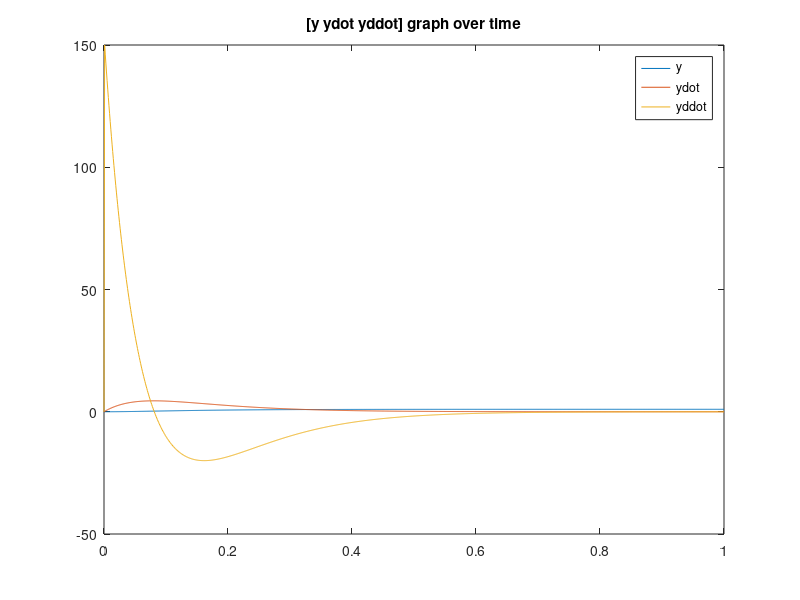
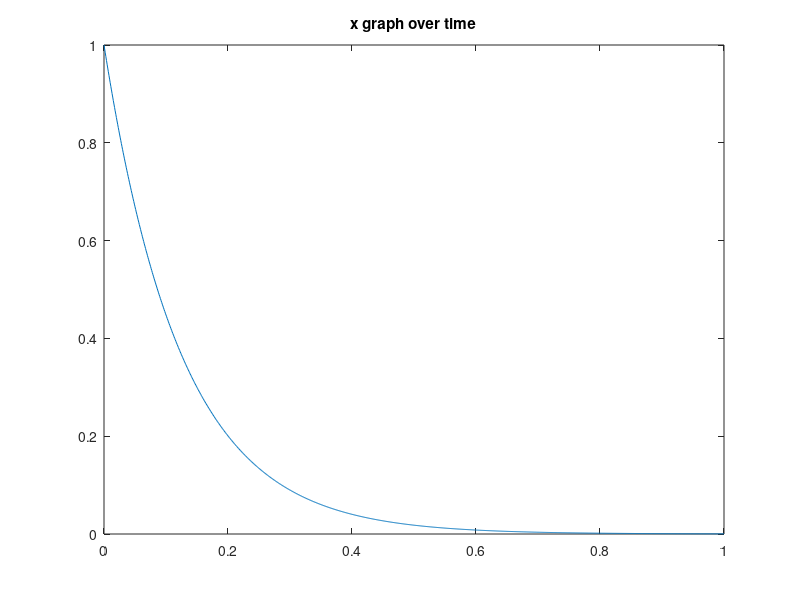
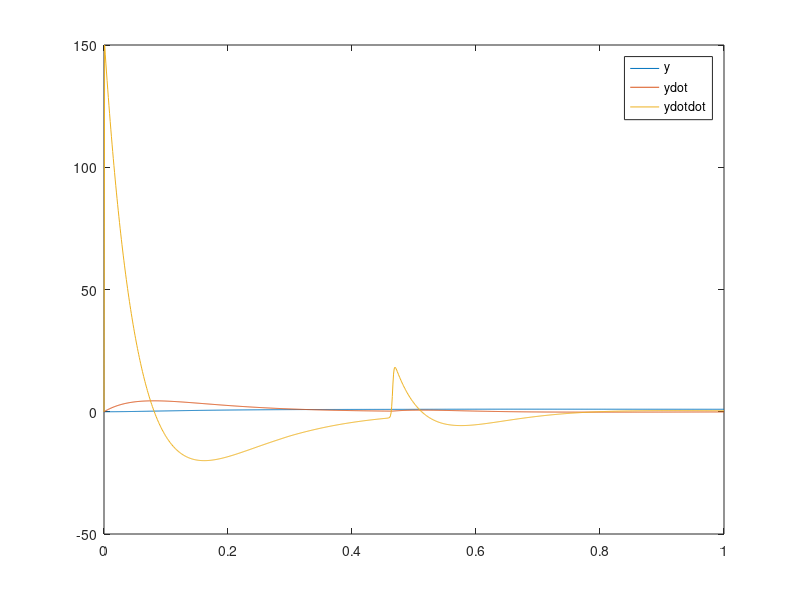

Write MATLAB code to recreate these figures, in order. (Note: this script raises an error after producing the figures.)
%% part c

alphaz=25;
betaz=6;
alphax=8;
y0=0;
x0=1;
z0=0;
N=10;
g=1;
c =[1.0000 0.6294 0.3962 0.2494 0.1569 0.0988 0.0622 0.0391 0.0246 0.0155];
sigma2=[41.6667 16.3934 6.5359 2.5840 1.0235 0.4054 0.1606 0.0636 0.0252 0.0252]/1000;


t=0:0.001:1;
y=zeros(size(t));
z=zeros(size(t));
ydotdot=zeros(size(t));
x=ones(size(t));




%% part c
w = [0 0 0 0 0 0 0 0 0 0];
gama_over_t=[];
for i=1:1000 % starting from t = 0.001
    % Nonlinear function
    ten=1:10;
    gama = exp(-1./(2*sigma2(ten)).*(x(i)-c(ten)));
    gama_over_t=[gama_over_t;gama];
    f=sum(gama.*w)/sum(gama)*x(i)*(g-y0);
    
    
    % Transformation System
    cur_t = t(i+1);
    zdot= alphaz*(betaz*(g-y(i))-z(i))+f;
    ydot=z(i);
    
    % Canonical System
    xdot=-alphax*x(i);
    
    %update
    x(i+1)=x(i)+xdot*0.001;
    y(i+1)=y(i)+ydot*0.001;
    z(i+1)=z(i)+zdot*0.001;
    ydotdot(i+1)=zdot;
end

fig1=figure;
for i=1:10
    plot(0:0.001:0.999,gama_over_t(:,i));
    hold on;
end
title('PSI graph over time')
print(fig1, 'c2','-dpng');

fig2=figure;
plot(t,y);hold on;
plot(t,z);hold on;
plot(t,ydotdot);hold on;
hold off
legend('y','ydot','yddot');
title('[y ydot yddot] graph over time')
print(fig2, 'c1','-dpng');

fig3=figure;
plot(t,x)
title('x graph over time')
print(fig3, 'c3','-dpng');

%% part d
w1=[0 0 0 0 1 1 1 1000 1000 100000];
w=w1;
gama_over_t=[];
for i=1:1000 % starting from t = 0.001
    % Nonlinear function
    ten=1:10;
    gama = exp(-1./(2*sigma2(ten)).*(x(i)-c(ten)));
    gama_over_t=[gama_over_t;gama];
    f=sum(gama.*w)/sum(gama)*x(i)*(g-y0);
    
    
    % Transformation System
    cur_t = t(i+1);
    zdot= alphaz*(betaz*(g-y(i))-z(i))+f;
    ydot=z(i);
    
    % Canonical System
    xdot=-alphax*x(i);
    
    %update
    x(i+1)=x(i)+xdot*0.001;
    y(i+1)=y(i)+ydot*0.001;
    z(i+1)=z(i)+zdot*0.001;
    ydotdot(i+1)=zdot;
end

fig1=figure;
for i=1:10
    plot(1:1000,gama_over_t(:,i));
    hold on;
end

fig2=figure;
plot(t,y);hold on;
plot(t,z);hold on;
plot(t,ydotdot);hold on;
hold off
legend('y','ydot','ydotdot');

%% part e
imitation = load('imitation.data');
fig3=figure;
plot(t,imitation(:,1));hold on;
plot(t,imitation(:,2));hold on;
plot(t,imitation(:,3));hold on;
hold off
legend('y','ydot','ydotdot');

tau = imitation(:,3)-alphaz*(betaz*(g-imitation(:,1))-imitation(:,2));
X=[];
for i=1:1001
    X = [X;exp(-1./(2*sigma2(ten)).*(x(i)-c(ten)))/sum(exp(-1./(2*sigma2(ten)).*(x(i)-c(ten))))*x(i)*(g-y0)];
end

imitated_w = [];
imitated_w = X\tau;

residual = sum(tau-X*imitated_w);
disp('residual');
disp(residual)

w=imitated_w';

gama_over_t=[];
for i=1:1000 % starting from t = 0.001
    % Nonlinear function
    ten=1:10;
    gama = exp(-1./(2*sigma2(ten)).*(x(i)-c(ten)));
    gama_over_t=[gama_over_t;gama];
    f=sum(gama.*w)/sum(gama)*x(i)*(g-y0);
    
    
    % Transformation System
    cur_t = t(i+1);
    zdot= alphaz*(betaz*(g-y(i))-z(i))+f;
    ydot=z(i);
    
    % Canonical System
    xdot=-alphax*x(i);
    
    %update
    x(i+1)=x(i)+xdot*0.001;
    y(i+1)=y(i)+ydot*0.001;
    z(i+1)=z(i)+zdot*0.001;
    ydotdot(i+1)=zdot;
end

fig1=figure;
for i=1:10
    plot(0:0.001:0.999,gama_over_t(:,i));
    hold on;
end
title('PSI graph over time')
print(fig1, 'e2','-dpng');

fig2=figure;
plot(t,y);hold on;
plot(t,z);hold on;
plot(t,ydotdot);hold on;
hold off
legend('y','ydot','yddot');
title('[y ydot yddot] graph over time')
print(fig2, 'e1','-dpng');

fig3=figure;
plot(t,x)
title('x graph over time')
print(fig3, 'e3','-dpng');
%%
figure;
plot(t,y);hold on;
plot(t,imitation(:,1));hold on;
hold off
legend('y','imitation y');
title('Comparing y graph over time')
print( 'compare_y','-dpng');

figure;
plot(t,z);hold on;
plot(t,imitation(:,2));hold on;
hold off
legend('ydot','imitation ydot');
title('Comparing ydot graph over time')
print( 'compare_ydot','-dpng');

figure;
plot(t,ydotdot);hold on;
plot(t,imitation(:,3));hold on;
hold off
legend('yddot','imitation yddot');
title('Comparing yddot graph over time')
print('compare_yddot','-dpng');